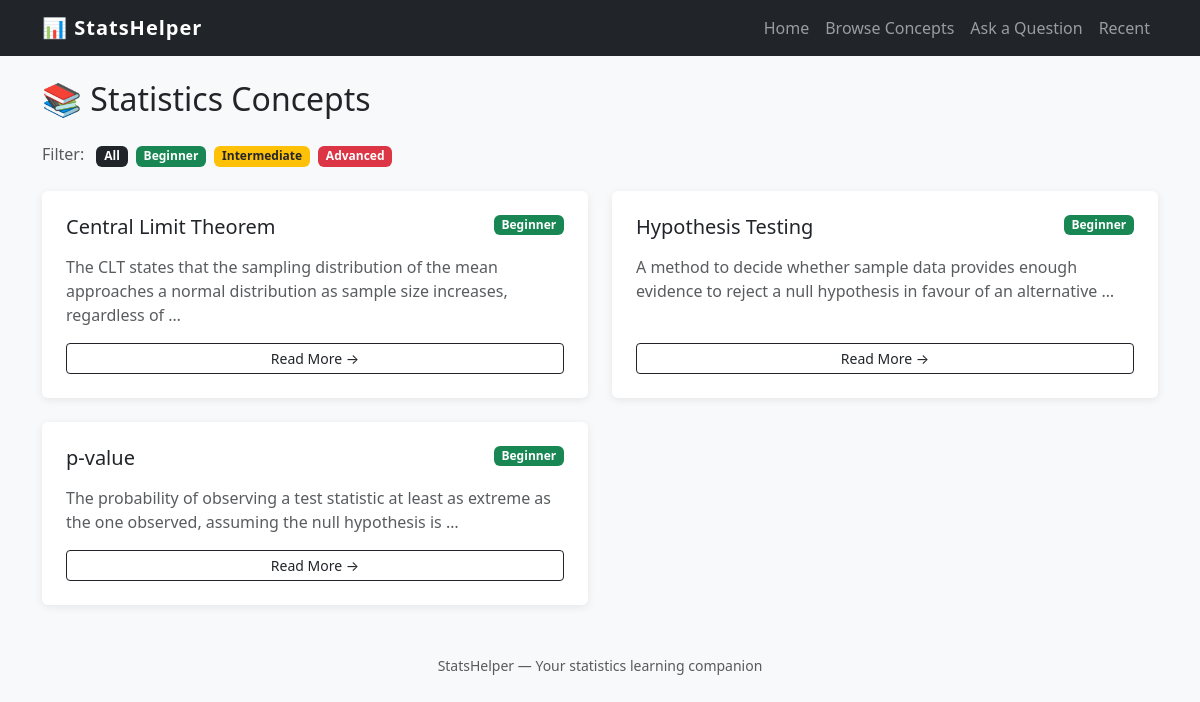
Page /concepts/?level=beginner on the committed database.
### core/models.py (models this page shows, shortened)
class Concept(models.Model):
    title             = models.CharField(max_length=200)
    slug              = models.SlugField(max_length=200, unique=True)
    level             = models.CharField(max_length=20, choices=LEVEL_CHOICES, default='beginner')
    short_description = models.TextField()
    created_at        = models.DateTimeField(auto_now_add=True)
    class Meta:
        ordering = ['title']   # alphabetical by default

### core/views.py (the view)
# urls.py: path('concepts/',               views.concepts_list,    name='concepts_list'),
def concepts_list(request):
    concepts = Concept.objects.all()
    level = request.GET.get('level')
    if level in ['beginner', 'intermediate', 'advanced']:
        concepts = concepts.filter(level=level)
    return render(request, 'core/concepts_list.html', {'concepts': concepts})

### templates/core/concepts_list.html (shortened to what this page needs)
{% extends "core/base.html" %}
{% block content %}
<h2 class="mb-4">📚 Statistics Concepts</h2>
<div class="mb-4">
  <span class="me-2 text-muted">Filter:</span>
  <a href="{% url 'concepts_list' %}" class="badge bg-dark text-decoration-none me-1">All</a>
  <a href="?level=beginner"     class="badge bg-success text-decoration-none me-1">Beginner</a>
  <a href="?level=intermediate" class="badge bg-warning text-decoration-none text-dark me-1">Intermediate</a>
  <a href="?level=advanced"     class="badge bg-danger text-decoration-none me-1">Advanced</a>
</div>
<div class="row g-4">
  {% for concept in concepts %}
  <div class="col-md-6">
    <div class="card p-4 h-100">
      <div class="d-flex justify-content-between align-items-start">
        <h5 class="card-title">{{ concept.title }}</h5>
        {% if concept.level == 'beginner' %}
          <span class="badge bg-success">Beginner</span>
        {% elif concept.level == 'intermediate' %}
          <span class="badge bg-warning text-dark">Intermediate</span>
        {% else %}
          <span class="badge bg-danger">Advanced</span>
        {% endif %}
      </div>
      <p class="text-muted mt-2">{{ concept.short_description|truncatewords:20 }}</p>
      <a href="{% url 'concept_detail' concept.slug %}" class="btn btn-sm btn-outline-dark mt-auto">
        Read More →
      </a>
    </div>
  </div>
  {% empty %}
    <p class="text-muted">No concepts found. <a href="/admin/">Add some in the admin panel.</a></p>
  {% endfor %}
</div>
{% endblock %}

### templates/core/base.html (style rules this page uses)
body { background: #f8f9fa; }
.card { border: none; box-shadow: 0 2px 8px rgba(0,0,0,0.08); }

### rows in the picture
Concept: title "Central Limit Theorem", level "Beginner", short_description "The CLT states that the sampling distribution of the mean approaches a normal distribution as sample size increases, regardless of …"
Concept: title "Hypothesis Testing", level "Beginner", short_description "A method to decide whether sample data provides enough evidence to reject a null hypothesis in favour of an alternative …"
Concept: title "p-value", level "Beginner", short_description "The probability of observing a test statistic at least as extreme as the one observed, assuming the null hypothesis is …"
